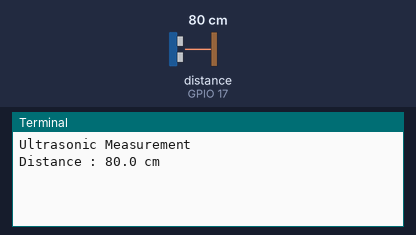
This program was run on a simulated Raspberry Pi (BCM pin numbers). On the bench: the last lines printed to the terminal. The inputs (shaded band) are chosen by the test bench; at power-on: distance to the obstacle (sensor on GPIO 17) 80 cm. The echo pulse lasts 58.3 µs per cm; the clock reads 2024-03-15 10:24:30 at power-on unless the program sets it.

Above: at 1.2 s.
1.3 s: distance to the obstacle (sensor on GPIO 17) set to 2 cm
At 2.7 s:
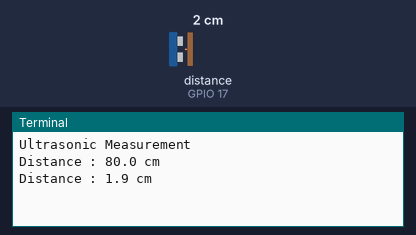
3.4 s: distance to the obstacle (sensor on GPIO 17) set to 4 cm
At 3.9 s:
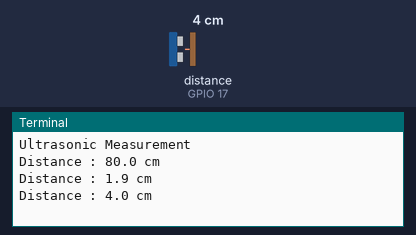
Timing chart, 0 to 6.4 s (numbered marks = the images above; inputs shaded):
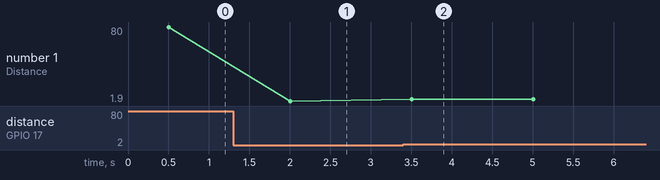

The program:

Ultrasound.py
```python
import time
import RPi.GPIO as GPIO

GPIO_TRIGGER = 3
GPIO_ECHO    = 17 # 4 not work

GPIO.setwarnings(False)
GPIO.setmode(GPIO.BCM)
#
# 如果用 GPIO.setmode(GPIO.BOARD) 不知為何會出 Error, 轉 GPIO.BIM 就好
# ValueError: The channel sent is invalid on a Raspberry Pi

GPIO.setup(GPIO_TRIGGER, GPIO.OUT)
GPIO.setup(GPIO_ECHO, GPIO.IN)

def getDistance():
  GPIO.output(GPIO_TRIGGER, False)
  time.sleep(0.5)
  GPIO.output(GPIO_TRIGGER, True)
  time.sleep(0.00001)
  GPIO.output(GPIO_TRIGGER, False)
  start = time.time()
  while GPIO.input(GPIO_ECHO) == 0:
    start = time.time()
  while GPIO.input(GPIO_ECHO) == 1:
    stop = time.time()
  elapsed = stop - start
  distance = elapsed * 34300
  distance = distance / 2
  return distance

#main program
print("Ultrasonic Measurement")
try:
  while 1:
    cm = getDistance()
    print("Distance : %.1f cm" % cm)
    time.sleep(1)
finally:
  GPIO.cleanup()
  print("\nEnd")
```

Measured:
- after the input at 1.3 s, the terminal: prints a new line after 0.71 s (image 1)
- after the input at 3.4 s, the terminal: prints a new line after 0.11 s (image 2)
- plotted number 1: 80 → 1.9 after the input at 1.3 s, 1.9 → 4 after the input at 3.4 s
